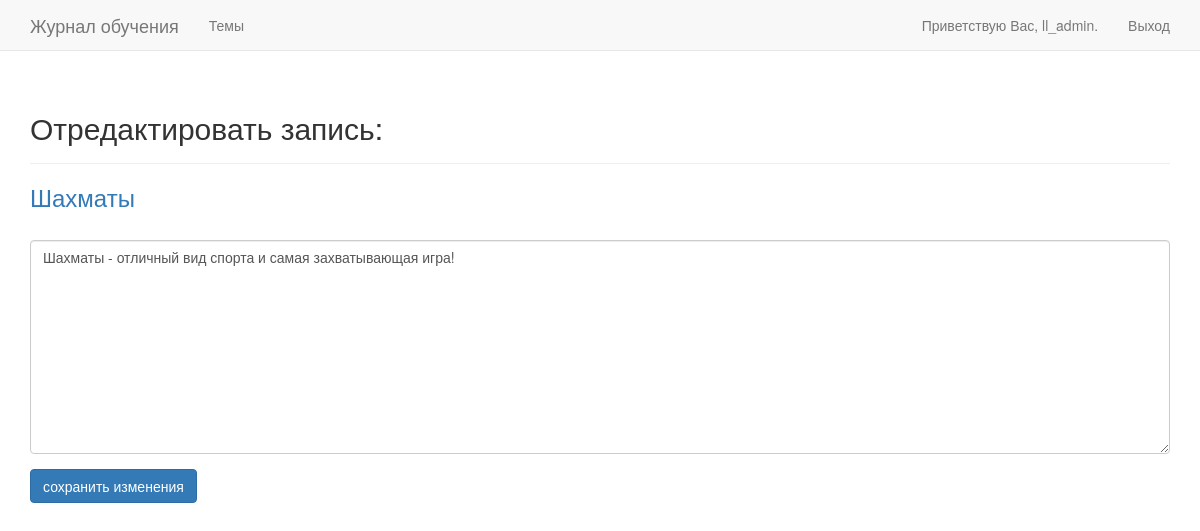
The app's page /edit_entry/10/ (signed in) with its own data.
### learning_logs/models.py (models this page shows, shortened)
class Topic(models.Model):
    text = models.CharField(max_length=200)
    date_added = models.DateTimeField(auto_now_add=True)
    owner = models.ForeignKey(User, on_delete=models.CASCADE)
    def __str__(self):
        return self.text

class Entry(models.Model):
    topic = models.ForeignKey(Topic, on_delete=models.CASCADE)
    text = models.TextField()
    date_added = models.DateTimeField(auto_now_add=True)
    class Meta:
        verbose_name_plural = 'entries'

### learning_logs/views.py (the view)
# urls.py: path('edit_entry/<entry_id>/', views.edit_entry, name='edit_entry'),
@login_required
def edit_entry(request, entry_id):
    entry = Entry.objects.get(id=entry_id)
    topic = entry.topic
    if topic.owner != request.user:
        raise Http404
    if request.method != 'POST':
        form = EntryForm(instance=entry)
    else:
        form = EntryForm(instance=entry, data=request.POST)
        if form.is_valid():
            form.save()
            return HttpResponseRedirect(reverse('learning_logs:topic',
                                                args=[topic.id]))
    context = {'entry': entry, 'topic': topic, 'form': form}
    return render(request, 'learning_logs/edit_entry.html', context)

### learning_logs/forms.py
class EntryForm(forms.ModelForm):
    class Meta:
        model = Entry
        fields = ['text']
        labels = {'text': ''}
        widgets = {'text': forms.Textarea(attrs={'cols': 80})}

### learning_logs/templates/learning_logs/edit_entry.html (shortened to what this page needs)
<!DOCTYPE html>
<html lang="en">
<head>
</head>
<body>
{% extends "learning_logs/base.html" %}
{% load bootstrap3 %}
{% block header %}
  <h2>Отредактировать запись:</h2>
{% endblock header %}
{% block content %}
  <h3><a href="{% url 'learning_logs:topic' topic.id %}">{{ topic }}</a></h3>
  <form action="{% url 'learning_logs:edit_entry' entry.id %}" method='post'
      class="form">
      {% bootstrap_form form %}
      {% buttons %}
      <button name="submit" class="btn btn-primary">сохранить изменения</button>
      {% endbuttons %}
  </form>
{% endblock content %}

### learning_logs/templates/learning_logs/base.html (shortened to what this page needs)
{% load bootstrap3 %}
<!DOCTYPE html>
<html lang="en">
<head>
    {% bootstrap_css %}
</head>
<body>
<nav class="navbar navbar-default navbar-static-top">
  <div class="container">
    <div class="navbar-header">
      <a class="navbar-brand" href="{% url 'learning_logs:index' %}">
          Журнал обучения</a>
    </div>
    <div id="navbar" class="navbar-collapse collapse">
      <ul class="nav navbar-nav">
          <li><a href="{% url 'learning_logs:topics' %}">Темы</a></li>
      </ul>
      <ul class="nav navbar-nav navbar-right">
        {% if user.is_authenticated %}
          <li><a>Приветствую Вас, {{ user.username }}.</a></li>
          <li><a href="{% url 'users:logout' %}">Выход</a></li>
        {% else %}
          <li><a href="{% url 'users:register' %}">Регистрация</a></li>
          <li><a href="{% url 'users:login' %}">Вход</a></li>
        {% endif %}
      </ul>
    </div>
  </div>
</nav>
    <div class="container">
      <div class="page-header">
        {% block header %}{% endblock header %}
      </div>
      <div>
        {% block content %}{% endblock content %}
      </div>
    </div>
</body>
</html>

### records on screen
Topic: text "Шахматы"
Entry: text "Шахматы - отличный вид спорта и самая захватывающая игра!"

### other values on screen
{{ user.username }} "ll_admin"
